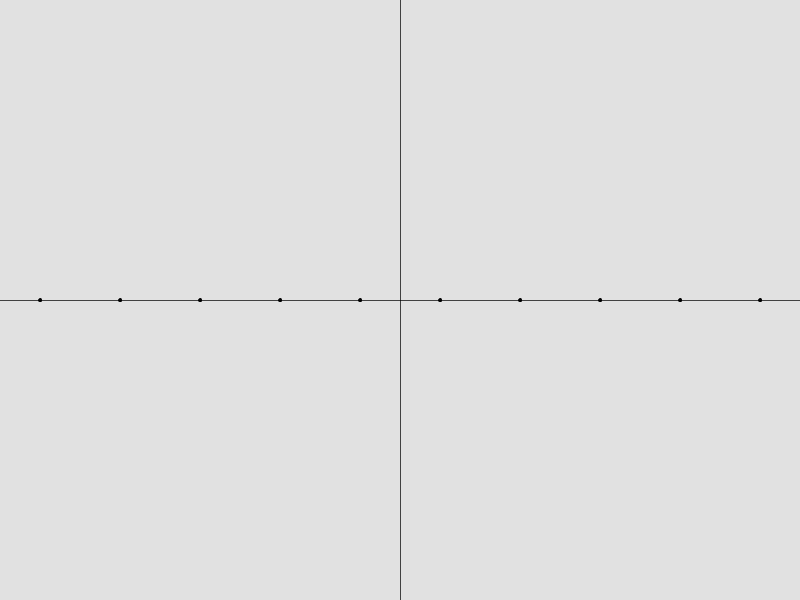
Frame 1 (no input)
Frame 60 (the mouse pressed at the canvas centre just before this capture): identical to frame 1, image omitted
Frame 120 (the mouse held since frame 60 and released just before this capture): identical to frame 1, image omitted

The Processing sketch that drew this single still picture (run headless with seeded random() and noise(); from frame 60 on, the mouse is pressed at the canvas centre):

// Processing sketch: sketch_150211b
// ── sketch_150211b.pde
void setup(){
size(800, 600); //make the window size
}
int Y = 300;
void draw(){
 background(225);
 fill(0,0,0);
for(int X = 40; X < width; X = X + 80){//draw the 10 points
ellipse(X, Y, 3, 3);
}
for(int x = 0; x < width; x = x+1){//draw cartesian plane
point (x, height/2);
}
for(int y = 0; y < height; y = y+1){
point(width/2,y);
}
}
